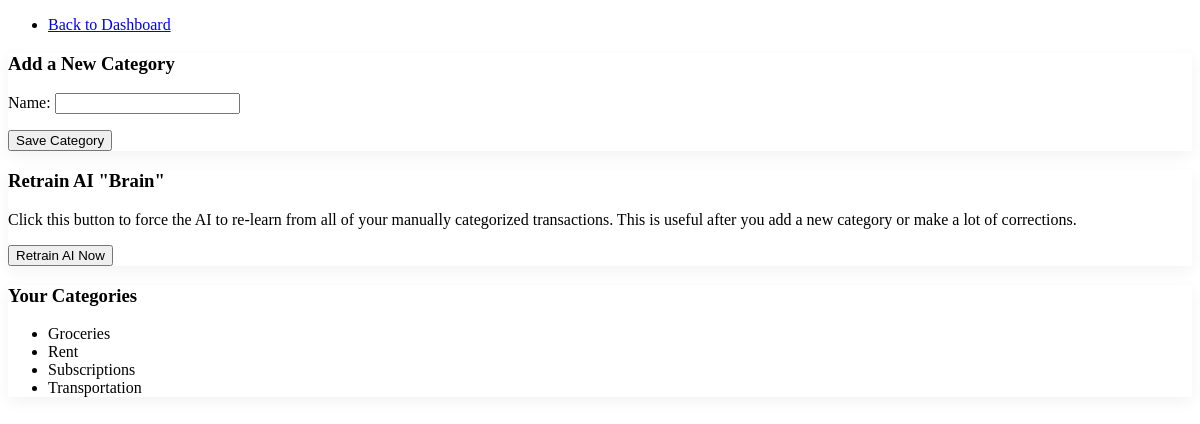
The app's page /categories/ (signed in), older data.
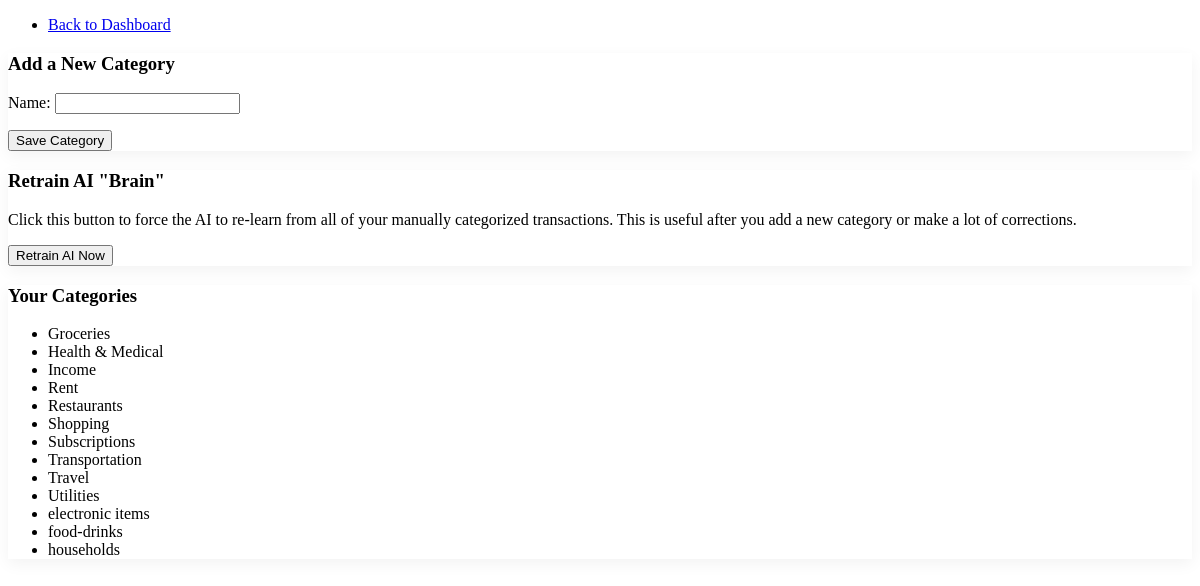
The same page, newer data.
### tracker/models.py (models this page shows, shortened)
class Category(models.Model):
    user = models.ForeignKey(User, on_delete=models.CASCADE, related_name='categories')
    name = models.CharField(max_length=100)
    class Meta:
        unique_together = ('user', 'name')
        verbose_name_plural = "Categories"

### tracker/views.py (the view)
# urls.py: path('categories/', views.manage_categories, name='manage_categories'),
@login_required
def manage_categories(request):
    if request.method == 'POST':
        form = CategoryForm(request.POST)
        if form.is_valid():
            category = form.save(commit=False)
            category.user = request.user
            try:
                category.save()
                messages.success(request, 'New category added!')
            except Exception:
                messages.error(request, 'That category name already exists.')
            return redirect('manage_categories')
    else:
        form = CategoryForm()
    categories = Category.objects.filter(user=request.user).order_by('name')
    context = {'form': form, 'categories': categories}
    return render(request, 'tracker/manage_categories.html', context)

### tracker/forms.py
class CategoryForm(forms.ModelForm):
    class Meta:
        model = Category
        fields = ['name']

### tracker/templates/tracker/manage_categories.html (shortened to what this page needs)
{% extends 'base.html' %}
{% block content %}
<nav>
  <ul>
    <li><a href="{% url 'dashboard' %}">Back to Dashboard</a></li>
  </ul>
</nav>
<div class="grid">
  <article>
    <h3>Add a New Category</h3>
    <form method="post" action="{% url 'manage_categories' %}">
      {{ form.as_p }}
      <button type="submit">Save Category</button>
    </form>
  </article>
  <article>
    <h3>Retrain AI "Brain"</h3>
    <p>
      Click this button to force the AI to re-learn from all of your
      manually categorized transactions. This is useful after you add
      a new category or make a lot of corrections.
    </p>
    <form action="{% url 'retrain_ai' %}" method="post">
      <button type="submit">Retrain AI Now</button>
    </form>
  </article>
</div>
<article>
  <h3>Your Categories</h3>
  {% if categories %}
    <ul>
      {% for category in categories %}
        <li>{{ category.name }}</li>
      {% endfor %}
    </ul>
  {% else %}
    <p>You haven't added any categories yet.</p>
  {% endif %}
</article>
{% endblock %}

### tracker/templates/base.html (shortened to what this page needs)
{% load static %}
<!doctype html>
<html lang="en">
<head>
  <link rel="stylesheet" href="https://cdn.jsdelivr.net/npm/@picocss/pico@1/css/pico.min.css">
  <link rel="stylesheet" href="{% static 'css/main.css' %}">
</head>
<body>
  <main class="container">
    {% block content %}
    {% endblock %}
  </main>
</body>
</html>

### static/css/main.css (style rules this page uses)
article { box-shadow: 0 5px 15px rgba(0, 0, 0, 0.05); transition: all 0.3s ease; border: 1px solid var(--pico-card-border-color); }

Row changes from the older to the newer data that the page shows:
added Category: name "Health & Medical"
added Category: name "Income"
added Category: name "Restaurants"
added Category: name "Shopping"
added Category: name "Travel"
added Category: name "Utilities"
added Category: name "electronic items"
added Category: name "food-drinks"
added Category: name "households"
